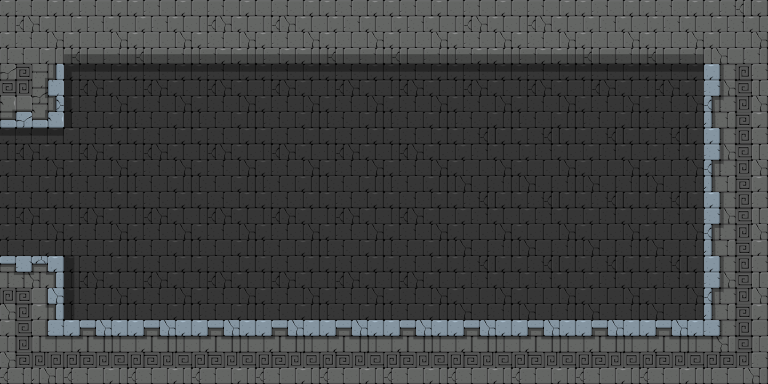

A level layout from a 2D game, rendered from its tile map. Below: a short description, then the map file with tile-grid data replaced by summaries:
An orthogonal 12x6 tile map with 64x64 px tiles, 4 tile layers (background, foreground, objects, mainlayer) and 5 objects.

<map version="1.0" orientation="orthogonal" width="12" height="6" tilewidth="64" tileheight="64">
 <properties>
  <property name="physicsGravityY" value="-9.81" />
  <property name="physicsSimulationSpeed" value="1.0" />
  <property name="restrictScrollingToMapBoundary" value="YES" />
 </properties>
 <tileset firstgid="1" name="Tileset_Geometry_16x16_256" tilewidth="64" tileheight="64">
  <image source="Tileset_64x64.png" width="512" height="576" />
 </tileset>
 <layer name="background" width="12" height="6">
  <data>[72 cells, 64 non-empty, 6 distinct tile ids]</data>
 </layer>
 <layer name="foreground" width="12" height="6">
  <data>[72 cells, 30 non-empty, 9 distinct tile ids]</data>
 </layer>
 <layer name="objects" width="12" height="6">
  <data>[72 cells, 0 non-empty, 0 distinct tile ids]</data>
 </layer>
 <layer name="mainlayer" width="12" height="6">
  <data>[72 cells, 0 non-empty, 0 distinct tile ids]</data>
 </layer>
 <objectgroup color="#5858a4" draworder="topdown" name="collisions" width="12" height="6">
  <object x="0" y="0" width="768" height="64" />
  <object x="0" y="64" width="64" height="64" />
  <object x="704" y="64" width="64" height="256" />
  <object x="0" y="256" width="64" height="64" />
  <object x="0" y="320" width="768" height="64" />
 </objectgroup>
 <objectgroup draworder="topdown" name="game objects" width="12" height="6" />
</map>
